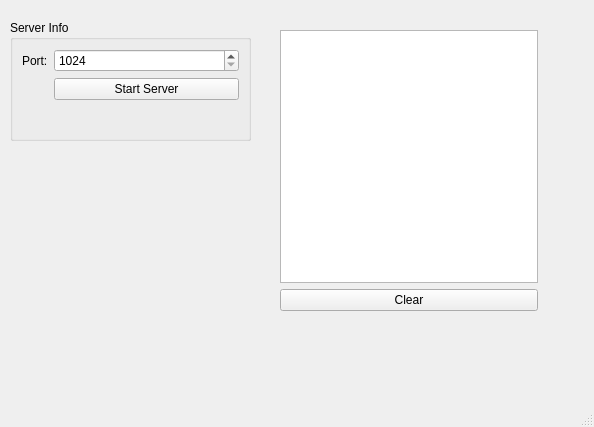
<?xml version="1.0" encoding="UTF-8"?>
<ui version="4.0">
 <class>MainWindow</class>
 <widget class="QMainWindow" name="MainWindow">
  <property name="geometry">
   <rect>
    <x>0</x>
    <y>0</y>
    <width>594</width>
    <height>427</height>
   </rect>
  </property>
  <property name="minimumSize">
   <size>
    <width>25</width>
    <height>0</height>
   </size>
  </property>
  <property name="windowTitle">
   <string>MainWindow</string>
  </property>
  <property name="styleSheet">
   <string notr="true">#lblConnectionStatus[state = &quot;0&quot;]{
	background-color: rgb(234, 0, 0);
}

#lblConnectionStatus[state = &quot;1&quot;]{
	background-color: rgb(67, 135, 100);
}
</string>
  </property>
  <widget class="QWidget" name="centralwidget">
   <widget class="QGroupBox" name="groupBox">
    <property name="geometry">
     <rect>
      <x>10</x>
      <y>20</y>
      <width>241</width>
      <height>121</height>
     </rect>
    </property>
    <property name="title">
     <string>Server Info</string>
    </property>
    <layout class="QFormLayout" name="formLayout">
     <item row="0" column="0">
      <widget class="QLabel" name="label">
       <property name="text">
        <string>Port:</string>
       </property>
      </widget>
     </item>
     <item row="0" column="1">
      <widget class="QSpinBox" name="spnServerPort">
       <property name="minimum">
        <number>1024</number>
       </property>
       <property name="maximum">
        <number>65535</number>
       </property>
      </widget>
     </item>
     <item row="1" column="1">
      <widget class="QPushButton" name="btnStartServer">
       <property name="text">
        <string>Start Server</string>
       </property>
      </widget>
     </item>
     <item row="1" column="0">
      <widget class="QLabel" name="lblConnectionStatus">
       <property name="minimumSize">
        <size>
         <width>25</width>
         <height>25</height>
        </size>
       </property>
       <property name="maximumSize">
        <size>
         <width>25</width>
         <height>25</height>
        </size>
       </property>
       <property name="text">
        <string/>
       </property>
       <property name="state" stdset="0">
        <string>0</string>
       </property>
      </widget>
     </item>
    </layout>
   </widget>
   <widget class="QWidget" name="">
    <property name="geometry">
     <rect>
      <x>280</x>
      <y>30</y>
      <width>258</width>
      <height>281</height>
     </rect>
    </property>
    <layout class="QVBoxLayout" name="verticalLayout">
     <item>
      <widget class="QListWidget" name="lstConsole"/>
     </item>
     <item>
      <widget class="QPushButton" name="btnClear">
       <property name="text">
        <string>Clear</string>
       </property>
      </widget>
     </item>
    </layout>
   </widget>
  </widget>
  <widget class="QMenuBar" name="menubar">
   <property name="geometry">
    <rect>
     <x>0</x>
     <y>0</y>
     <width>594</width>
     <height>21</height>
    </rect>
   </property>
  </widget>
  <widget class="QStatusBar" name="statusbar"/>
 </widget>
 <resources/>
 <connections>
  <connection>
   <sender>btnClear</sender>
   <signal>clicked()</signal>
   <receiver>lstConsole</receiver>
   <slot>clear()</slot>
   <hints>
    <hint type="sourcelabel">
     <x>340</x>
     <y>280</y>
    </hint>
    <hint type="destinationlabel">
     <x>351</x>
     <y>214</y>
    </hint>
   </hints>
  </connection>
 </connections>
</ui>
